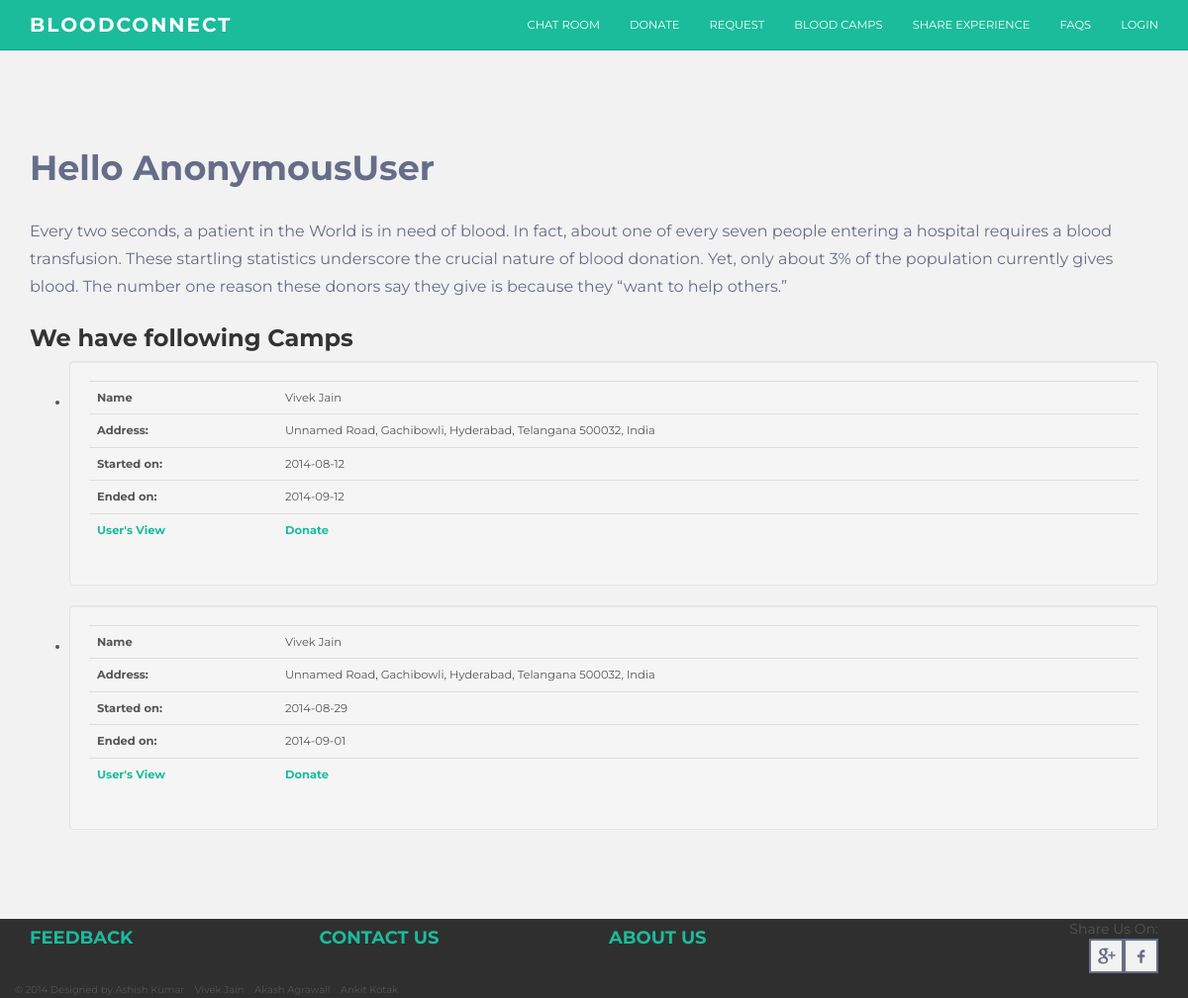
/blood/camps_detail/, run on the app's committed database.
### blood/models.py (models this page shows)
class Camp(models.Model):
	name=models.CharField(max_length=200)
	email=models.CharField(max_length=100)
	contact=models.CharField(max_length=10)
	address=models.CharField(max_length=200)
	uid=models.IntegerField()
	cdate = models.CharField(max_length=200)
	sdate=models.CharField(max_length=200)
	edate=models.CharField(max_length=200)
	lat1=models.FloatField(blank=True,null=True)
	long1=models.FloatField(blank=True,null=True)

### blood/views.py (the view)
def camps_detail(request):
	tot_list=Camp.objects.all()
	selected_camps=Link.objects.filter(guser=request.user)
	going_list=[]
	camp_list=[]
	going=[]
	for i in selected_camps:
		going.append(int(i.cid))
		going_list.append(Camp.objects.get(id=i.cid))
	for i in tot_list:
		if i.id not in going:
			camp_list.append(i)
	email=request.user
	context={'camp_list':camp_list, 'email':email ,'going_list':going_list,'going':going}
	return render(request,'blood/camps_detail.html', context)

### blood/templates/blood/camps_detail.html (shortened to what this page needs)
{% extends "blood/base.html" %}
{% load i18n %}
{% block content-body %}
<div class="container">
	<h1 style="color: #666d89; font-family: 'Montserrat', sans-serif;">Hello {{user}}</h1>
	<p style="color: #666d89; font-family: 'Montserrat', sans-serif;">Every two seconds, a patient in the World is in need of blood. In fact, about one of every seven people entering a hospital requires a blood transfusion. These startling statistics underscore the crucial nature of blood donation. Yet, only about 3% of the population currently gives blood. The number one reason these donors say they give is because they “want to help others.”</p>
{% if camp_list %}
	<h3>We have following Camps</h3>
	<ul class="list">
	{% for camp in camp_list %}
		<li class="well">
		<table class="table">
			<tr>
			<th class="blood_type">Name</th>
			<td>{{ camp.name }}</th>
			</tr>
			<tr>
			<th>Address:</th> <td class="location"> {{ camp.address }} </td>
			</tr>
			<tr>
				<th>Started on:</th> <td class="placed_at"> {{ camp.sdate }} </td>
			</tr>
			<tr>
				<th>Ended on:</th> <td class="placed_at"> {{ camp.edate }} </td>
			</tr>
			<tr>
				<th><a href="/blood/camp_post/{{camp.id}}">User's View</a></th>
				<th><a href="/blood/camp_donate/{{camp.id}}">Donate</a></th>
			</tr>
		</table>
		</li>
	{% endfor %}
	</ul>
{% else %}
<h3 style="position:relative;left: 3%;"> No Camps found </h3> <img src="/static/img/red-smiley-face-md.png" alt="" style="height:250px;width:250px;"/>
{% endif %}
</div>
{% endblock %}

### blood/templates/blood/base.html (shortened to what this page needs)
<!DOCTYPE html>
<html lang="en">
  <head>
    <link href="/static/css/bootstrap.css" rel="stylesheet">
    <link href="/static/css/main.css" rel="stylesheet">
</head>
<body>
    <div class="navbar navbar-inverse navbar-static-top">
      <div class="container">
        <div class="navbar-header">
          <a class="navbar-brand" href="/blood/home">BloodConnect</a>
        </div>
         <div class="navbar-collapse collapse">
          <ul class="nav navbar-nav navbar-right">
            <li><a href="/chat">Chat Room</a></li>
            <li><a href="/blood/donate_blood">Donate</a></li>
            <li><a href="/blood/requestblood_form">Request</a></li>
            <li><a href="/blood/bloodcamp/">Blood Camps</a></li>
            <li><a href="/blood/share">Share Experience</a></li>
            <li><a href="/blood/faqs">Faqs</a></li>
	    {% if user %}
		{% if user.is_anonymous %}
            		<li><a href="/accounts/login/">Login</a></li>
	    	{% else %}
            		<li><a href="/accounts/logout/">Logout</a></li>
            		<li>Hi {{ user }}</li>
	    	{% endif %}
	   {% endif %}
          </ul>
        </div>
      </div>
    </div>
    <div id="ww" style="min-height:500px;">
        <div class="container">
            <div class="row">
                    {% block content-body%}{% endblock %}
            </div>
        </div>
    </div>
    <div id="footer">
        <div class="container">
            <div class="row">
                <div class="col-lg-3">
                    {% block footer-left %}
					<h4><a href="/blood/feedback">Feedback</a><br/>
                    </h4>
                    {% endblock %}
                </div>
                <div class="col-lg-3">
                    {%block footer-middle %}
                    <h4><a href="/blood/contact">Contact Us</a><br/></h4>
                    {% endblock %}
                </div>
                <div class="col-lg-3">
                    {%block footer-right%}
                    <h4><a href="/blood/about">About Us</a><br/></h4>
                    {%endblock%}
                </div>
                <div class="col-lg-3">
                        <div style="text-align:right">Share Us On:</div>
                        <div class="facebook" style="display:inline;float:right;">   <a href="http://www.facebook.com/sharer.php?u=http://bloodconnect.mybluemix.net" class="socialite facebook-like" data-href="http://bloodconnect.mybluemix.net" data-send="true" data-layout="box_count" data-width="60" data-show-faces="true" rel="nofollow" target="_blank"><span> </span></a></div>
                        <div class="google" style="display:inline;float:right;"> <a href="https://plus.google.com/share?url=http://bloodconnect.mybluemix.net" class="socialite googleplus-one" data-size="tall" data-href="https://plus.google.com/110506925601980123120" rel="nofollow" target="_blank"><span> </span></a></div>
                </div>
            </div>
            <div class="row">
                 <small style="font-size:10px;margin-bottom:15px;">© 2014 Designed by Ashish Kumar &nbsp;&nbsp; Vivek Jain &nbsp;&nbsp; Akash Agrawall &nbsp;&nbsp; Ankit Kotak
                    </small>
            </div>
        </div>
    </div>
</body>
</html>

### blood/static/css/main.css (style rules this page uses)
body { background-color: #ffffff; font-family: 'Montserrat', sans-serif; font-weight: 400; font-size: 14px; color: #555; -webkit-font-smoothing: antialiased; -webkit-overflow-scrolling: touch; }
h1, h2, h3, h4, h5, h6 { font-family: 'Montserrat', sans-serif; font-weight: 700; color: #333; }
h1 { font-size: 35px; margin-top: 30px; margin-bottom: 30px; }
p { line-height: 28px; margin-bottom: 25px; font-size: 16px; }
a { color: #1abc9c; word-wrap: break-word; -webkit-transition: color 0.1s ease-in, background 0.1s ease-in; -moz-transition: color 0.1s ease-in, background 0.1s ease-in; -ms-transition: color 0.1s ease-in, background 0.1s ease-in; -o-transition: color 0.1s ease-in, background 0.1s ease-in; transition: color 0.1s ease-in, background 0.1s ease-in; }
a:before, a:after { -webkit-transition: color 0.1s ease-in, background 0.1s ease-in; -moz-transition: color 0.1s ease-in, background 0.1s ease-in; -ms-transition: color 0.1s ease-in, background 0.1s ease-in; -o-transition: color 0.1s ease-in, background 0.1s ease-in; transition: color 0.1s ease-in, background 0.1s ease-in; }
.navbar { text-transform: uppercase; margin-bottom: 0px; }
.navbar-inverse { background-color: #1abc9c; border-color: #16a085; }
.navbar-inverse .navbar-nav > li > a { color: white; }
.navbar-brand { font-weight: 700; font-size: 20px; letter-spacing: 2px; }
.navbar-inverse .navbar-brand { color: white; }
#ww { padding-top: 70px; padding-bottom: 70px; background-color: #f2f2f2; }
#footer { background-color: #2f2f2f; }
#footer h4 { color: white; text-transform: uppercase; }

### blood/templates/blood/base.html (style rules this page uses)
li { font-size: 82%; }
div.facebook a span { height: 35px; width: 35px; display: inline-block; background: url("/static/img/social.png") no-repeat scroll 0 0 rgba(0, 0, 0, 0); }
div.google a span { height: 35px; width: 35px; display: inline-block; background: url("/static/img/social.png") no-repeat scroll -78px 0 rgba(0, 0, 0, 0); }

### data on the page
Camp: name "Vivek Jain", address "Unnamed Road, Gachibowli, Hyderabad, Telangana 500032, India", sdate "2014-08-12", edate "2014-09-12"
Camp: name "Vivek Jain", address "Unnamed Road, Gachibowli, Hyderabad, Telangana 500032, India", sdate "2014-08-29", edate "2014-09-01"

### other printed values
{{ user }} "AnonymousUser"
